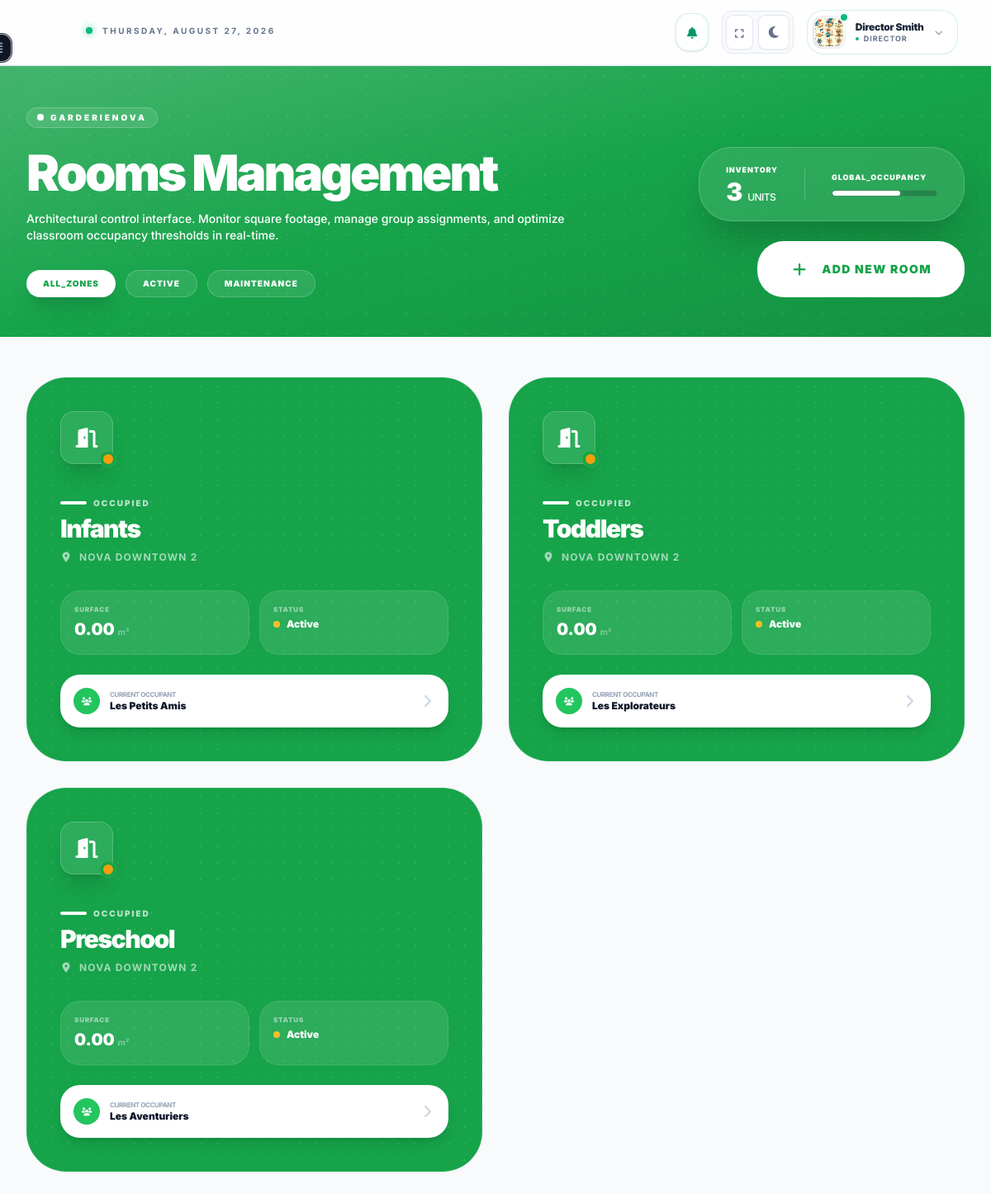
Before: /rooms/ (signed in) with the older database file.
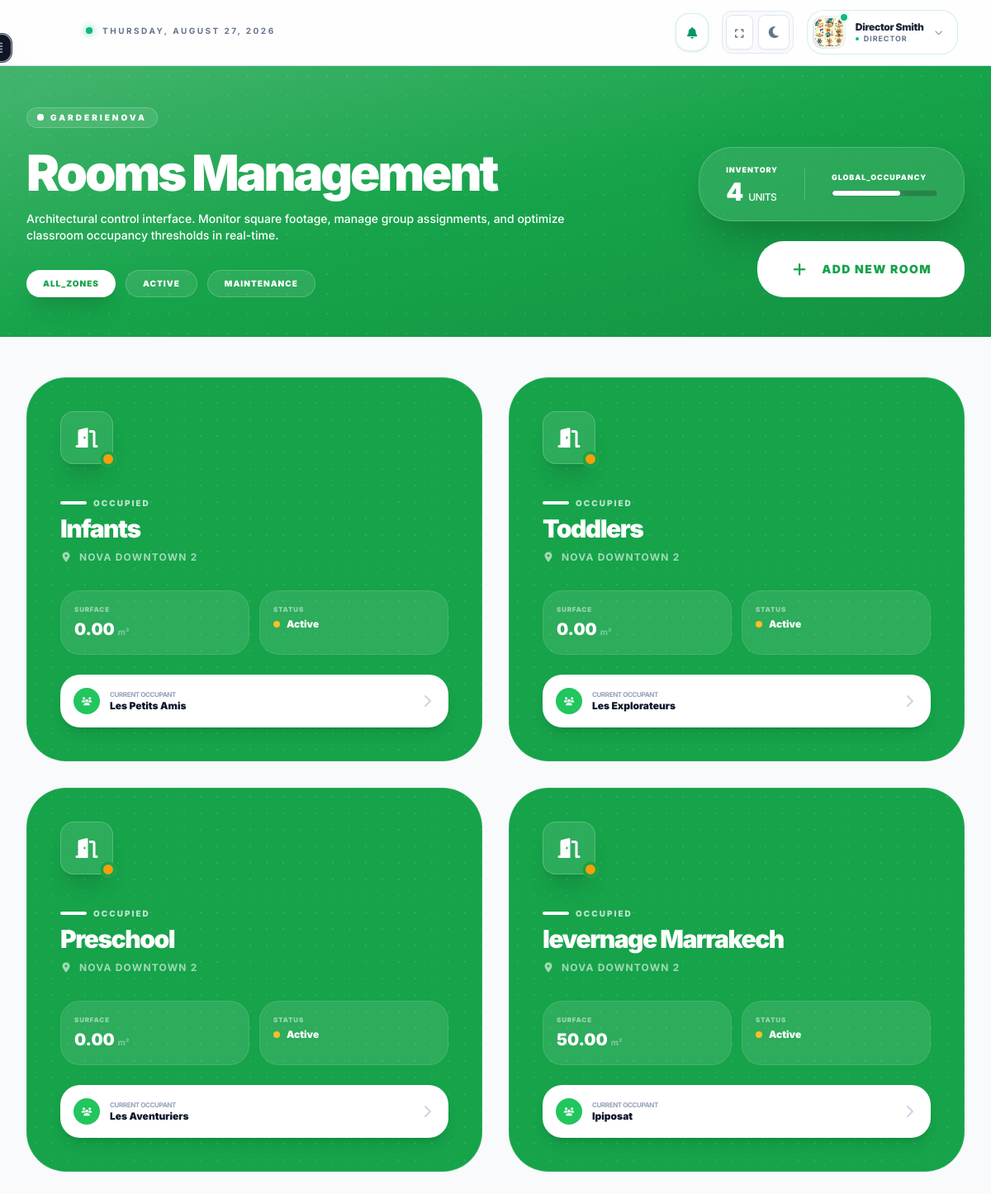
After: the same page with the newer database file.
### dashboard/models.py (models this page shows, shortened)
class Room(models.Model):
    room_id = models.UUIDField(primary_key=True, default=uuid.uuid4, editable=False)
    center = models.ForeignKey(Center, on_delete=models.CASCADE, related_name="rooms")
    name = models.CharField(max_length=100)
    room_surface = models.DecimalField(
        max_digits=10, decimal_places=2, help_text="Room surface area in square meters"
    )
    max_capacity = models.IntegerField(
        help_text="Maximum capacity based on fire regulations"
    )
    age_group = models.CharField(
        max_length=100, blank=True, help_text="Intended age group for the room"
    )
    def __str__(self):
        return self.name

class Group(models.Model):
    group_id = models.UUIDField(primary_key=True, default=uuid.uuid4, editable=False)
    center = models.ForeignKey(Center, on_delete=models.CASCADE, related_name="groups")
    room = models.ForeignKey(
        Room, on_delete=models.SET_NULL, null=True, related_name="active_group"
    )
    name = models.CharField(max_length=100)
    current_occupancy = models.IntegerField(default=0)
    current_educators = models.IntegerField(default=0)
    current_total_points = models.IntegerField(default=0)
    required_educators = models.IntegerField(default=0)
    is_compliant = models.BooleanField(default=True)
    calculated_max_capacity = models.IntegerField(
        default=0, help_text="Legal limit based on mixed age composition"
    )

class Center(models.Model):
    center_id = models.UUIDField(primary_key=True, default=uuid.uuid4, editable=False)
    organization = models.ForeignKey(
        Organization, on_delete=models.CASCADE, related_name="centers"
    )
    name = models.CharField(max_length=255)
    address = models.TextField()
    timezone = models.CharField(max_length=50, default="America/Moncton")
    director = models.OneToOneField(
        "accounts.Director",
        on_delete=models.SET_NULL,
        null=True,
        related_name="managed_center",
    )
    created_at = models.DateTimeField(auto_now_add=True)

### dashboard/all_views/director_views.py (the view)
# urls.py: path("rooms/", room_list_view, name="room_list"),
@login_required(login_url="login")
def room_list_view(request):
    user = request.user
    rooms = Room.objects.all()
    print(rooms, user)
    if user.role_type == "owner":
        rooms = Room.objects.all().select_related("center")
    elif user.role_type == "director" and hasattr(user, "director_profile"):
        center = user.director_profile.managed_center
        if center:
            rooms = Room.objects.filter(center=center)
    elif user.role_type == "educator" and hasattr(user, "educator_profile"):
        center = user.educator_profile.center
        if center:
            rooms = Room.objects.filter(center=center)
    context = {"rooms": rooms}
    return render(request, "core/rooms/room_list.html", context)

### accounts/models.py (called while the page is built)
    def __str__(self):
        return f"{self.full_name} ({self.get_role_type_display()})"

### communication/context_processors.py (called while the page is built)
def unread_messages_count(request):
    if request.user.is_authenticated:
        count = Message.objects.filter(receiver=request.user, is_read=False).count()
        return {'unread_count': count}
    return {'unread_count': 0}

### dashboard/context_processors/theme_sidebar.py (called while the page is built)
def theme(request):
    return {'theme': request.COOKIES.get('theme', 'light')}

def sidebar(request):
    return {
        'sidebar_state': request.COOKIES.get('sidebar', 'closed'),
        'open_section': request.COOKIES.get('open_section', '')
    }

### dashboard/templates/core/rooms/room_list.html (shortened to what the changed rows need)
{% extends "base.html" %}
{% load static %}
{% block content %}
<div class="max-w-7xl mx-auto px-4 sm:px-6 lg:px-8 pb-20">
    <div class="relative mb-12 -mx-4 sm:-mx-6 lg:-mx-8 overflow-hidden border-b border-white/20">
        <div class="relative z-10 px-8 py-12">
            <div class="flex flex-col lg:flex-row lg:items-end justify-between gap-10">
                <div class="space-y-6 max-w-3xl">
                    <div>
                        <h1 class="text-5xl md:text-6xl font-black text-white tracking-tighter leading-none mb-4">
                            Rooms <span class="">Management</span>
                        </h1>
                    </div>
                </div>
                <div class="flex flex-col items-center lg:items-end gap-6">
                    <div class="flex items-center gap-8 px-8 py-5 rounded-[2.5rem] bg-white/10 backdrop-blur-2xl border border-white/20 shadow-2xl">
                        <div class="text-center lg:text-left">
                            <p class="text-[9px] font-black text-white uppercase tracking-widest">Inventory</p>
                            <p class="text-3xl font-black text-white leading-none mt-1">
                                {{ rooms|length|default:"0" }}
                                <span class="text-xs font-medium text-white uppercase tracking-tighter">Units</span>
                            </p>
                        </div>
                    </div>
                </div>
            </div>
        </div>
    </div>
    <div class="animate-in fade-in slide-in-from-bottom-6 duration-1000">
        {% if rooms %}
            <div class="grid grid-cols-1 md:grid-cols-2 xl:grid-cols-3 gap-8">
                {% for room in rooms %}
                    <div class="group relative bg-green-600 rounded-[3rem] p-2 transition-all duration-500 hover:shadow-[0_40px_80px_-20px_rgba(0,0,0,0.15)] hover:-translate-y-3 overflow-hidden border border-white/10">
                        <div class="absolute inset-0 opacity-10 group-hover:opacity-0 transition-opacity duration-500"
                             style="background-image: radial-gradient(white 1px, transparent 1px); background-size: 20px 20px;"></div>
                        <div class="relative z-10 p-8">
                            <div class="flex items-start justify-between mb-10">
                                <div class="relative">
                                    <div class="w-16 h-16 bg-white/10 backdrop-blur-md border border-white/20 rounded-2xl flex items-center justify-center text-white transition-all duration-500 group-hover:bg-green-600 group-hover:text-white group-hover:scale-110 shadow-xl">
                                        <i class="fa-solid fa-door-open text-2xl"></i>
                                    </div>
                                    <span class="absolute -bottom-1 -right-1 flex h-5 w-5">
                                        <span class="relative inline-flex rounded-full h-5 w-5 {% if room.active_group.first %}bg-amber-500{% else %}bg-white{% endif %} border-4 border-green-600 group-hover:border-white"></span>
                                    </span>
                                </div>
                            </div>
                            <div class="mb-8">
                                <div class="flex items-center gap-2 mb-2">
                                    <span class="h-1 w-8 bg-white group-hover:bg-green-500 rounded-full transition-all"></span>
                                    <span class="text-[10px] font-black uppercase tracking-[0.2em] text-white/70 group-hover:text-slate-400 transition-colors">
                                        {% if room.active_group.first %}Occupied{% else %}Available{% endif %}
                                    </span>
                                </div>
                                <h3 class="text-3xl font-black text-white group-hover:text-slate-900 tracking-tighter transition-colors leading-none">
                                    {{ room.name }}
                                </h3>
                                <p class="text-xs font-bold text-white/60 group-hover:text-slate-400 uppercase tracking-widest mt-3 flex items-center gap-2 transition-colors">
                                    <i class="fa-solid fa-location-dot"></i> {{ room.center.name }}
                                </p>
                            </div>
                            <div class="grid grid-cols-2 gap-3 mb-6">
                                <div class="p-4 bg-white/10 border border-white/10 group-hover:bg-slate-50 group-hover:border-slate-100 rounded-3xl transition-all duration-500">
                                    <p class="text-[8px] font-black text-white/50 group-hover:text-slate-400 uppercase tracking-widest mb-1">Surface</p>
                                    <div class="flex items-baseline gap-1">
                                        <span class="text-xl font-black text-white group-hover:text-slate-900 transition-colors">{{ room.room_surface }}</span>
                                        <span class="text-[10px] font-bold text-white/40 group-hover:text-slate-400">m²</span>
                                    </div>
                                </div>
                                <div class="p-4 bg-white/10 border border-white/10 group-hover:bg-slate-50 group-hover:border-slate-100 rounded-3xl transition-all duration-500">
                                    <p class="text-[8px] font-black text-white/50 group-hover:text-slate-400 uppercase tracking-widest mb-1">Status</p>
                                    <div class="flex items-center gap-2">
                                        <div class="w-2 h-2 rounded-full {% if room.active_group.first %}bg-amber-400 animate-pulse{% else %}bg-white group-hover:bg-green-500{% endif %}"></div>
                                        <span class="text-xs font-black text-white group-hover:text-slate-700 truncate transition-colors">
                                            {% if room.active_group.first %}Active{% else %}Ready{% endif %}
                                        </span>
                                    </div>
                                </div>
                            </div>
                            <div class="p-4 bg-white group-hover:bg-green-600 rounded-3xl flex items-center justify-between transition-all duration-500 shadow-lg">
                                <div class="flex items-center gap-3 overflow-hidden">
                                    <div class="w-8 h-8 rounded-full bg-green-500 group-hover:bg-white/20 flex items-center justify-center text-white transition-colors">
                                        <i class="fa-solid fa-users text-[10px]"></i>
                                    </div>
                                    <div class="overflow-hidden">
                                        <p class="text-[8px] font-bold text-slate-400 group-hover:text-white/60 uppercase tracking-tighter">Current Occupant</p>
                                        <p class="text-xs font-black text-slate-900 group-hover:text-white truncate">
                                            {% if room.active_group.first %}{{ room.active_group.first.name }}{% else %}Empty Space{% endif %}
                                        </p>
                                    </div>
                                </div>
                                <i class="fa-solid fa-chevron-right text-slate-300 group-hover:text-white transition-colors"></i>
                            </div>
                        </div>
                    </div>
                {% endfor %}
            </div>
        {% endif %}
    </div>
</div>
{% endblock %}

Changed rows visible on the page:
added Room: shows "OCCUPIED", name "levernage Marrakech", center.name "NOVA DOWNTOWN 2", room_surface "50.00", shows "Active", active_group.first.name "lpiposat"
Other visible differences:
{{ rooms|length|default:"0" }}: "3" → "4"
